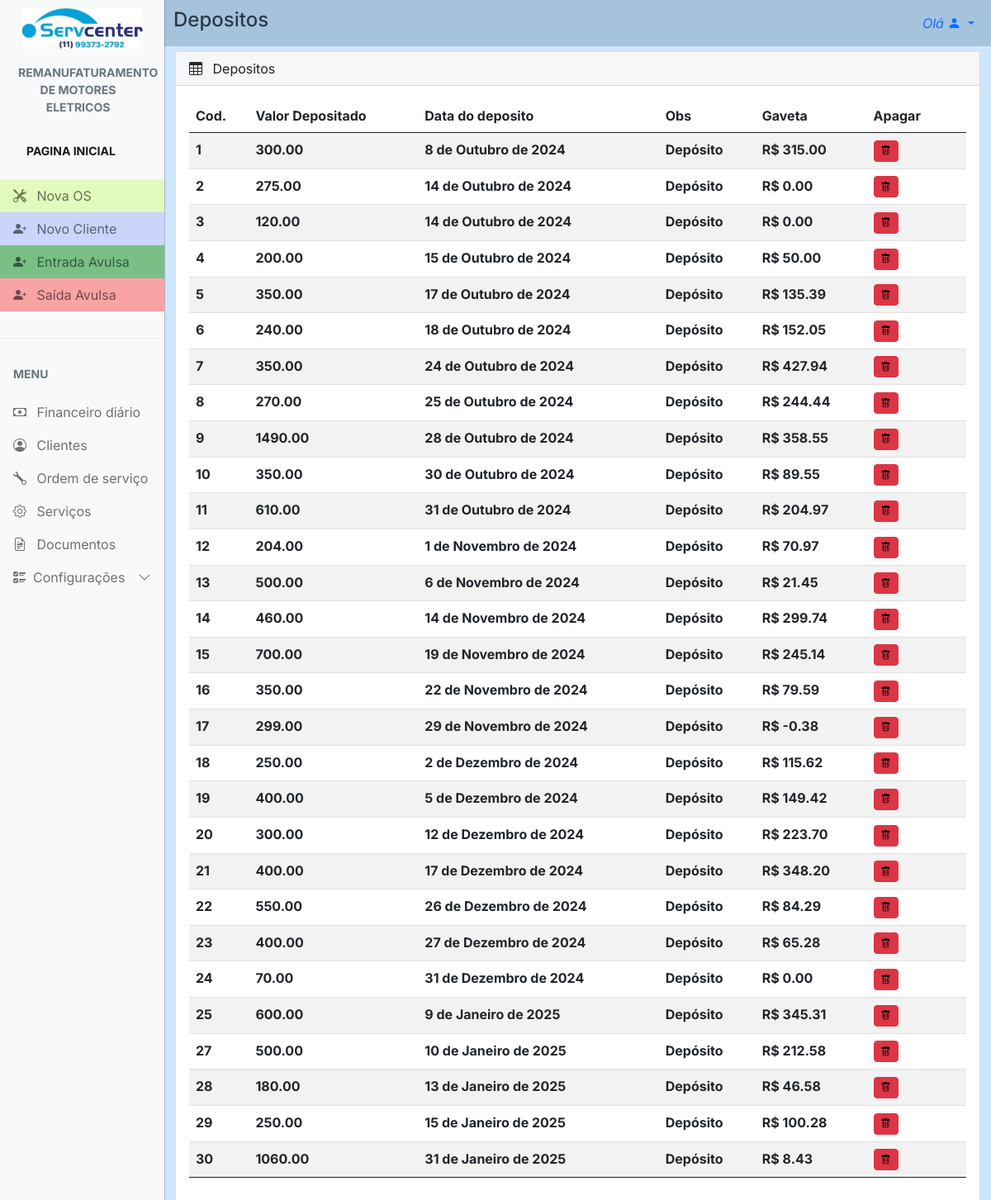
Page /finance/deposit_list/ on the earlier database version.
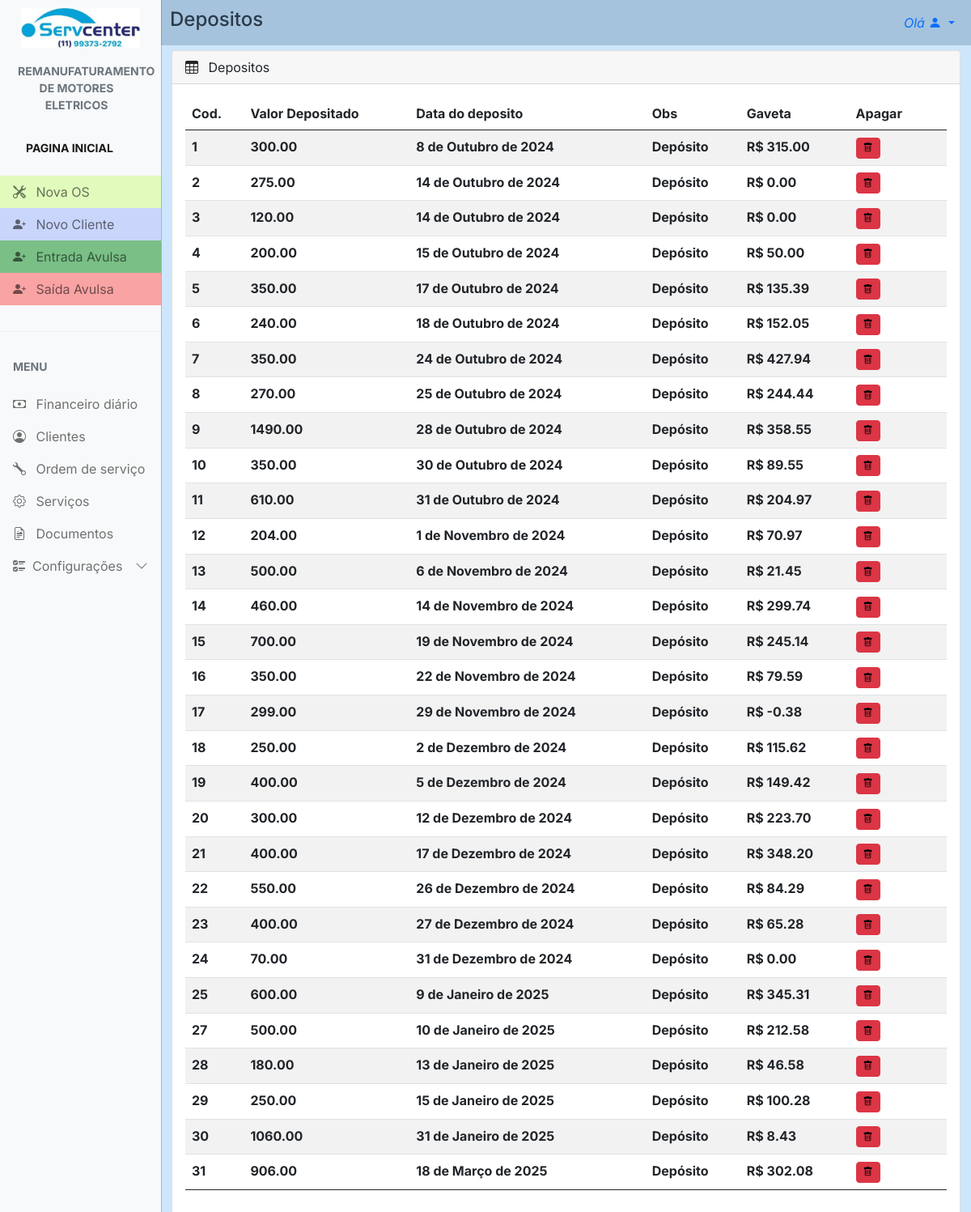
Same page on the later database version.
### config/models.py (models this page shows, shortened)
class Config(models.Model):
    nome_empresa = models.CharField(max_length=100, blank=True, null=True)
    nome_fantasia = models.CharField(max_length=100, blank=True, null=True)
    responsavel = models.CharField(max_length=100, blank=True, null=True)
    atividade = models.CharField(max_length=100, blank=True, null=True)
    cnpj = models.CharField(max_length=20, blank=True, null=True)
    endereco = models.CharField(max_length=100, blank=True, null=True)
    numero = models.CharField(max_length=10, blank=True, null=True)
    bairro = models.CharField(max_length=50, blank=True, null=True)
    cidade = models.CharField(max_length=50, blank=True, null=True)
    estado = models.CharField(max_length=2, blank=True, null=True)
    cep = models.CharField(max_length=10, blank=True, null=True)
    logo1 = models.ImageField(upload_to='logos', blank=True, null=True)
    logo2 = models.ImageField(upload_to='logos', blank=True, null=True)
    obs = models.TextField(blank=True, null=True)
    data = models.DateField(blank=True, null=True)
    telefone = models.CharField(max_length=20, blank=True, null=True)
    whatsapp = models.CharField(max_length=20, blank=True, null=True)

### finance/models.py (models this page shows, shortened)
class Caixa(models.Model):
    deposits = models.CharField(max_length=10, null=True, blank=True)
    date = models.DateField(blank=True)
    obs = models.CharField(max_length=10, blank=True, null=True)
    saldo = models.CharField(max_length=10, null=True, blank=True)

### finance/views.py (the view)
# urls.py: path('deposit_list/', views.deposit_list, name='deposit_list'),
def deposit_list(request):
    deposits = Caixa.objects.all()
    return render(request, 'deposits.html', {'deposits': deposits})

### config/context_processors.py (called while the page is built)
def conf(request):
    logo = Config.objects.all().first
    return {'logo': logo}

### servcenter/context_processors.py (called while the page is built)
def project_settings(request):
    config = Config.objects.first()
    return {
        'config': config,
    }

### finance/templates/deposits.html (shortened to what this page needs)
{% extends "main.html" %} {% load static %} {% block 'head' %}
<link rel="stylesheet" href="{% static 'css/main.css' %}" />
<link rel="stylesheet" href="{% static 'finance/css/finance.css' %}" />
{% endblock %} {% block 'main' %}
<div class="row all">
  <div id="cad_cli_tit">
    <a>Depositos</a>
  </div>
  <div class="col-md-12 mb-3">
    <div class="card">
      <div class="card-header">
        <span><i class="bi bi-table me-2"></i></span> Depositos
      </div>
      <div class="card-body">
        <div id="table_cli" class="table-responsive">
          <table
            id="example"
            class="table table-striped data-table"
            style="width: 100%"
          >
            <thead>
              <tr>
                <th>Cod.</th>
                <th>Valor Depositado</th>
                <th>Data do deposito</th>
                <th>Obs</th>
                <th>Gaveta</th>
                <th id="acoes_th">Apagar</th>
              </tr>
            </thead>
            <tbody>
              {% for deposit in deposits %}
              <tr id="fin_table">
                <th>{{ deposit.id }}</a></th>
                <th>{{ deposit.deposits }}</a></th>
                <th>{{ deposit.date }}</a></th>
                <th>{{ deposit.obs }}</a></th>
                <th>{{ deposit.saldo }}</a></th>
                <th>
                  <a
                    href="{% url 'del_deposit' deposit.id %}"
                    id="btn_ap"
                    type="button"
                    class="btn btn-danger delete"
                  >
                    <i class="bi bi-trash"></i>
                  </a>
                </th>
              </tr>
              {% endfor %}
            </tbody>
          </table>
        </div>
      </div>
    </div>
  </div>
</div>
{% endblock%}

### templates/main.html (shortened to what this page needs)
{% load static %}
<!DOCTYPE html>
<html lang="en">
  <head>
    <link rel="stylesheet" href="{% static 'css/bootstrap.min.css'%}" />
    <link
      rel="stylesheet"
      href="https://cdn.jsdelivr.net/npm/bootstrap-icons@1.4.1/font/bootstrap-icons.css"
    />
    <link rel="stylesheet" href="{% static 'css/dataTables.bootstrap5.min.css' %}" />
    <link rel="stylesheet" href="{% static 'css/main.css' %}" />
    {% block 'head' %}{% endblock %}
  </head>
  <body>
    <div
      class="offcanvas offcanvas-start sidebar-nav bg-light"
      tabindex="-1"
      id="sidebar"
    >
      <div class="offcanvas-body p-0">
        <nav class="navbar-light">
          <ul class="navbar-nav">
            <li>
              <div class="text-muted small fw-bold text-uppercase px-3">
                <a href="{% url 'dashboard' %}">
                  {% if config.logo1 %}
                    <img id="logo" src="{{ config.logo1.url }}" alt="logo" />
                  {% else %}
                    <p>No logo available</p>
                  {% endif %}
                </a>
              </div>
            </li>
            <li id="tit_motores">
              <a href="{% url 'dashboard' %}" class="nav-link px-3 active">
                <div class="text-muted small fw-bold text-uppercase px-3 mb-3">
                  {{config.atividade}}
                </div>
              </a>
            </li>
            <li>
              <div class="text-muted small fw-bold text-uppercase px-3 mb-3">
                <a href="{% url 'dashboard' %}" class="nav-link px-3 active">Pagina Inicial</a>
              </div>
            </li>
            <li>
              <a id="n_os" href="{% url 'new_work_order' %}" class="nav-link px-3">
                <span class="me-2"><i class="bi bi-tools"></i></span>
                <span>Nova OS</span>
              </a>
            </li>
            <li>
              <a id="n_cli" href="{% url 'new_client' %}" class="nav-link px-3">
                <span class="me-2"><i class="bi bi-person-plus-fill"></i></span>
                <span>Novo Cliente</span>
              </a>
            </li>
            <li>
              <a id="in" href="{% url 'new_finance' %}" class="nav-link px-3">
                <span class="me-2"><i class="bi bi-person-plus-fill"></i></span>
                <span>Entrada Avulsa</span>
              </a>
            </li>
            <li>
              <a id="out" href="{% url 'new_finance_out' %}" class="nav-link px-3">
                <span class="me-2"><i class="bi bi-person-plus-fill"></i></span>
                <span>Saída Avulsa</span>
              </a>
            </li>
            <li class="my-4"><hr class="dropdown-divider bg-light" /></li>
            <li>
              <div class="text-muted small fw-bold text-uppercase px-3 mb-3">
                Menu
              </div>
            </li>
            {% if user.is_superuser %}
              <li>
                  <a href="{% url 'finance' %}" class="nav-link px-3">
                      <span class="me-2"><i class="bi bi-cash"></i></span>
                      <span>Financeiro</span>
                  </a>
              </li>
            {% else %}
                <li>
                    <a href="{% url 'finance' %}" class="nav-link px-3">
                        <span class="me-2"><i class="bi bi-cash"></i></span>
                        <span>Financeiro diário</span>
                    </a>
                </li>
            {% endif %}
            <li>
              <a href="{% url 'clients' %}" class="nav-link px-3">
                <span class="me-2"><i class="bi bi-person-circle"></i></span>
                <span>Clientes</span>
              </a>
            </li>
            <li>
              <a href="{% url 'work_order' %}" class="nav-link px-3">
                <span class="me-2"><i class="bi bi-wrench"></i></span>
                <span>Ordem de serviço</span>
              </a>
            </li>
            <li>
              <a href="{% url 'services' %}" class="nav-link px-3">
                <span class="me-2"><i class="bi bi-gear"></i></span>
                <span>Serviços</span>
              </a>
            </li>
            <li>
              <a href="{% url 'documents' %}" class="nav-link px-3">
                <span class="me-2"><i class="bi bi-file-earmark-richtext"></i></span>
                <span>Documentos</span>
              </a>
            </li>
            <li>
              <a
                class="nav-link px-3 sidebar-link"
                data-bs-toggle="collapse"
                href="#layouts"
              >
                <span class="me-2"><i class="bi bi-ui-checks"></i></span>
                <span>Configurações</span>
                <span class="ms-auto">
                  <span class="right-icon">
                    <i class="bi bi-chevron-down"></i>
                  </span>
                </span>
              </a>
            </li>
          </ul>
        </nav>
      </div>
    </div>
    <nav class="navbar navbar-expand-lg" id="top_nav">
      <div  class="container-fluid">
        <div class="collapse navbar-collapse" id="topNavBar">
          <ul class="navbar-nav">
            <li class="nav-item dropdown">
              <a
                class="nav-link dropdown-toggle ms-2"
                href="#"
                role="button"
                data-bs-toggle="dropdown"
                aria-expanded="false"
              >
                <i>Olá {{request.user.first_name}}</i>
                <i class="bi bi-person-fill"></i>
              </a>
            </li>
          </ul>
        </div>
      </div>
    </nav>
    {% block 'main' %} {% endblock %}
  </body>
</html>

### templates/static/css/main.css (style rules this page uses)
body, button { font-family: "Inter", sans-serif; margin: 0; padding: 0; background: rgba(91, 170, 244, 0.293); }
:root { --offcanvas-width: 200px; --topNavbarHeight: 0px; }
#logo { padding: 10px; max-width: 100%; }
#n_os { background: rgba(172, 255, 47, 0.303); }
#n_cli { background: rgba(47, 95, 255, 0.234); }
#in { background-color: #2a9c3d9c; }
#out { background-color: #fa6c6c9a; }
#tit_motores { text-align: center; margin-left: -10px; }
.sidebar-nav { width: var(--offcanvas-width); }
.sidebar-link { display: flex; align-items: center; }
.sidebar-link .right-icon { display: inline-flex; }
#top_nav { background: rgba(65, 109, 150, 0.293); }
@media (min-width: 992px) { body { overflow: auto !important; } }
@media (min-width: 992px) { .sidebar-nav { -webkit-transform: none; transform: none; visibility: visible !important; height: calc(100% - var(--topNavbarHeight)); top: var(--topNavbarHeight); } }
@media (min-width: 992px) { #cad_cli_tit { margin-top: -50px; } }

### templates/static/finance/css/finance.css (style rules this page uses)
.all { margin-left: 0px; margin-right: 0px; padding: 0; }
#cad_cli_tit { margin-left: 10px; margin-top: 0px; font-size: 2vh; font-weight: 500; }
#btn_ed, #btn_ap, #btn_wz { width: 20px; font-size: 1vh; padding: 3px; justify-content: center; }
#table_cli { font-size: 1.5vh; width: auto; }
#acoes_th { min-width: 40px; }
#fin_table th a { text-decoration: none; color: black; font-weight: 100; }
@media (min-width: 992px) { .all { margin-left: 200px; margin-right: 1.5px; } }
@media (min-width: 992px) { #cad_cli_tit { margin-top: -50px; font-size: 3vh; font-weight: 500; border: 0; padding: 0; margin-bottom: 20px; } }
@media (min-width: 992px) { #btn_ed, #btn_ap, #btn_wz { width: 30px; font-size: 1.5vh; padding: 3px; } }
@media (min-width: 992px) { #table_cli { font-size: 2vh; } }
@media (min-width: 992px) { #acoes_th { width: 120px; } }

Differences in the rows shown:
added Caixa: id "31", deposits "906.00", date "18 de Março de 2025", obs "Depósito", saldo "R$ 302.08"
